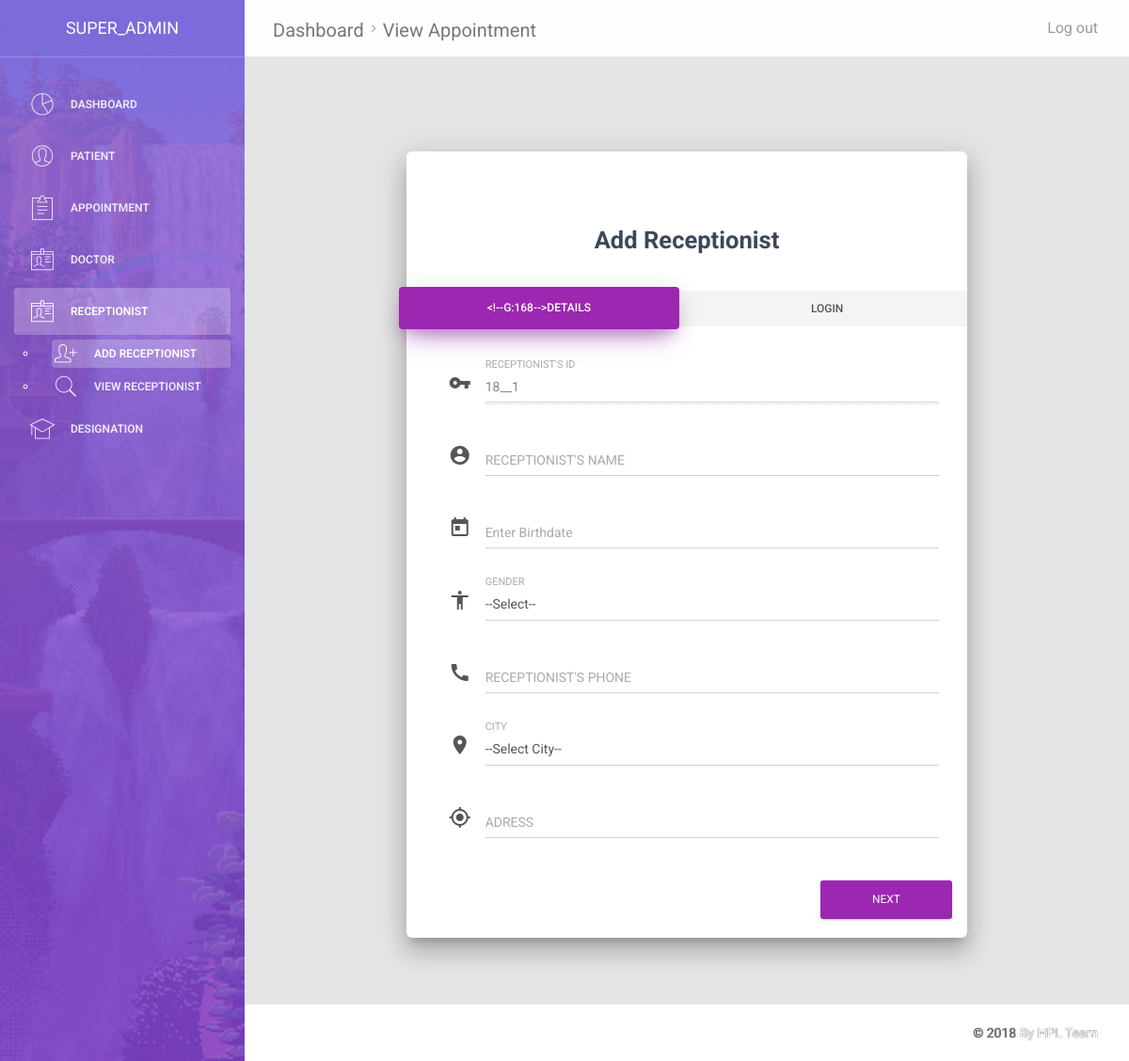
/add_receptionist.php (signed in), run on an earlier commit of the app's database.
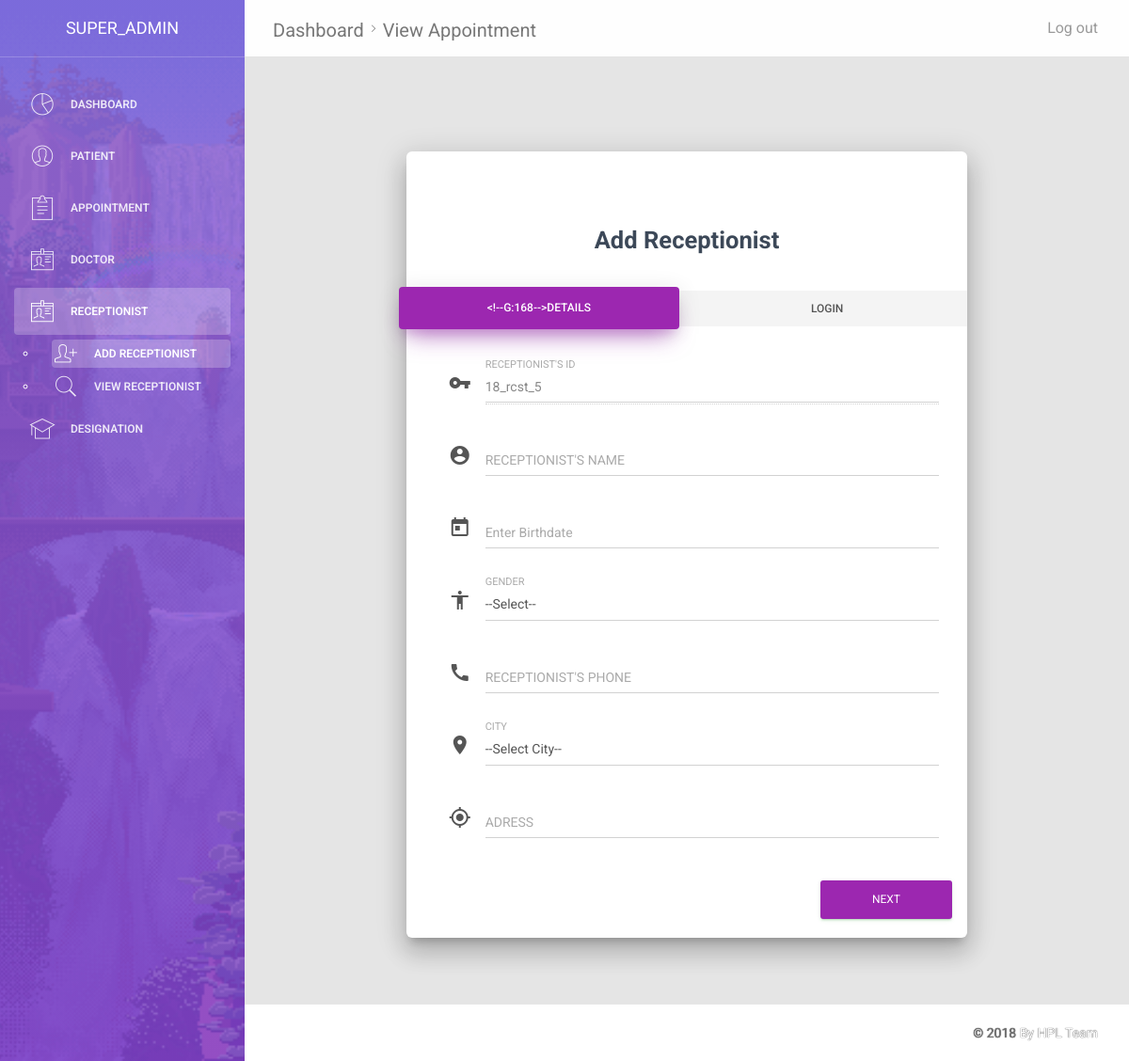
And on a later commit of the database.
### tables this page shows
CREATE TABLE `receptionist` (
  `receptionist_id` varchar(10) NOT NULL,
  `receptionist_name` varchar(30) NOT NULL,
  `receptionist_dob` date NOT NULL,
  `receptionist_gender` varchar(10) NOT NULL,
  `receptionist_phone` varchar(15) NOT NULL,
  `receptionist_city` varchar(30) NOT NULL,
  `receptionist_address` varchar(100) NOT NULL,
  `receptionist_email` varchar(50) NOT NULL,
  `receptionist_password` varchar(50) NOT NULL,
  `doj` timestamp(6) NOT NULL DEFAULT CURRENT_TIMESTAMP(6)
);

### assets/modules/global_module.php (called while the page is built, shortened)
<?php
function key_engine($for)
{
	include("assets/modules/db_config.php");
	if($for == "patient")
	{
		$key = $for."_id";
		$sql_test = "select $key from $for order by count desc limit 1";
		$result_test = mysqli_query($conn,$sql_test);
		if($result_test)
		{
			$row=mysqli_fetch_row($result_test);
			$data = explode("_",$row[0]);
			$year = $data[0];
			$initial = $data[1];
			$number = $data[2];
			$year_new = date("y");
			$number_new = $number+1;
			$key = $year_new."_".$initial."_".$number_new;
			return $key;
		}
		else
		{
			return ";_;";
		}
	}
	elseif($for == "receptionist")
    {
        $key = $for."_id";
        $sql_test = "select $key from $for order by $key desc limit 1";
        $result_test = mysqli_query($conn,$sql_test);
        if($result_test)
        {
            $row=mysqli_fetch_row($result_test);
            $data = explode("_",$row[0]);
            $initial = $data[1];
            $number = $data[2];
            $year_new = date("y");
            $number_new = $number+1;
            $key = $year_new."_".$initial."_".$number_new;
            return $key;
        }
        else
        {
            return ";_;";
        }
    }
}
?>

### add_receptionist.php (the view, shortened to what the changed rows need)
<?php
include("assets/modules/global_module.php");
?>
<!doctype html>
<html lang="en">
<head>
    <link href="assets/css/bootstrap.min.css" rel="stylesheet" />
    <link href="assets/css/animate.min.css" rel="stylesheet"/>
    <link href="assets/css/light-bootstrap-dashboard.css?v=1.4.0" rel="stylesheet"/>
    <link href="http://maxcdn.bootstrapcdn.com/font-awesome/4.2.0/css/font-awesome.min.css" rel="stylesheet">
    <link href="assets/css/pe-icon-7-stroke.css" rel="stylesheet" />
    <link href="assets/css/material-bootstrap-wizard.css" rel="stylesheet" />
</head>
<body>
<div class="wrapper">
    <div class="main-panel">
        <div class="container-fluid">
            <div class="row">
                <div class="col-sm-8 col-sm-offset-2">
                    <div class="wizard-container">
                        <div class="card wizard-card" data-color="purple" id="wizardProfile">
                            <form name="add_patient" method="POST">
                                <div class="tab-content">
                                    <div class="tab-pane" id="about">
                                        <div class="container-fluid">
                                            <div class="input-group">
                                                <div class="form-group label-floating">
                                                    <label class="control-label">Receptionist's Id</label>
                                                    <input type="text" name="r_id" value="<?php echo key_engine("receptionist"); ?>" class="form-control" disabled>
                                                </div>
                                            </div>
                                        </div>
                                    </div>
                                </div>
                            </form>
                        </div>
                    </div>
                </div>
            </div>
        </div>
    </div>
</div>
</body>
</html>

What changed in the data, as far as the page shows it:
added receptionist: r_id "18_rcst_5"
Also different on the page:
form field r_id: "18__1" → (not shown)
